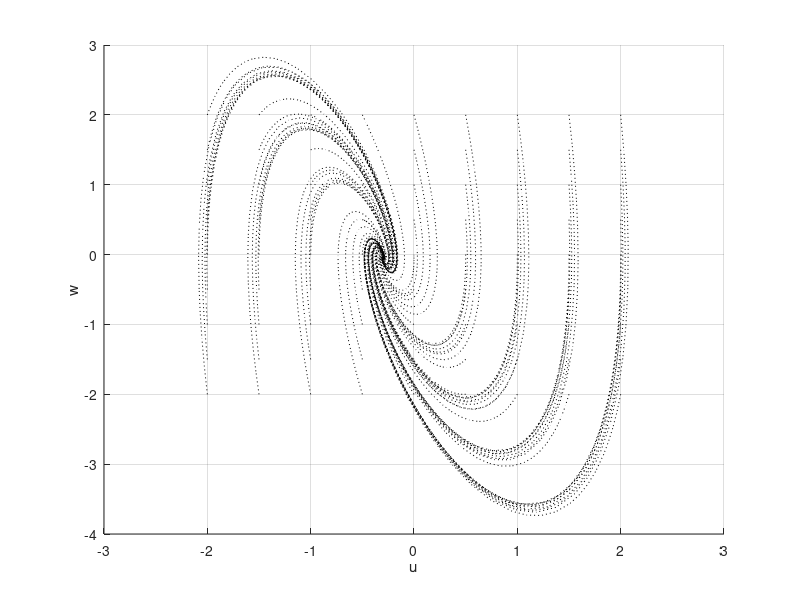

This figure's MATLAB source:
function your_phase()

IC = [];
xx = -2:0.5:2;
yy = -2:0.5:2;

for k=1:length(xx)
    for j = 1:length(yy)
        IC = [IC [xx(k);yy(j)]];
    end
end

IC = IC';
hold on
for ii = 1:length(IC(:,1))
    [~,X] = ode45(@EOM,[0 50],IC(ii,:));
    u = X(:,1);
    w = X(:,2);
    plot(u,w,':k')
end
xlabel('u')
ylabel('w')
grid
end
function dX = EOM(t, y)
dX = zeros(2,1);
u  = y(1);
w  = y(2);
kp = 10;
kd = 4;
dX = [w+0.05;-kp*(u+0.3)-kd*(w+0.05)];
end